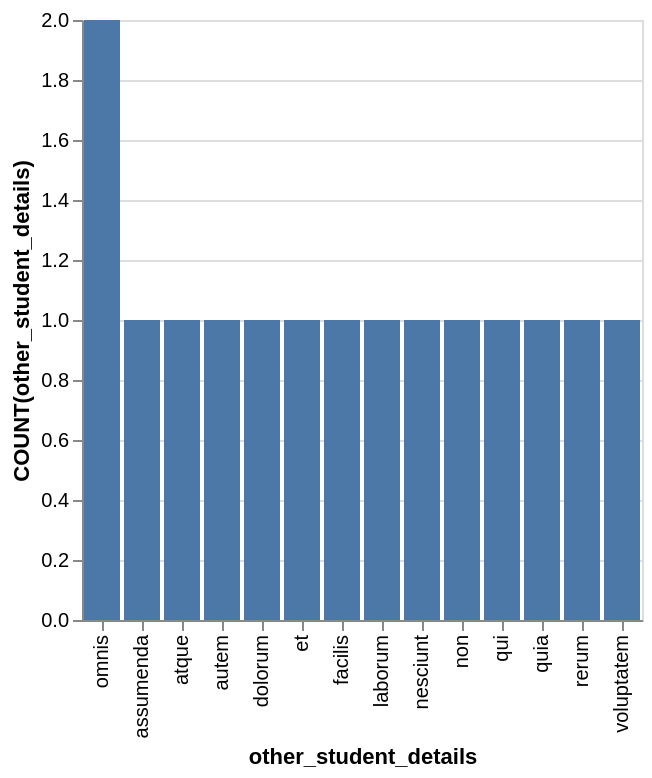

Vega-Lite specification for this chart:
### Vega-Lite specification from a JSON file in a GitHub repository (floating-point values rounded to 4 significant figures)
{"data": {"values": [{"x_data": "assumenda", "y_data": 1}, {"x_data": "atque", "y_data": 1}, {"x_data": "autem", "y_data": 1}, {"x_data": "dolorum", "y_data": 1}, {"x_data": "et", "y_data": 1}, {"x_data": "facilis", "y_data": 1}, {"x_data": "laborum", "y_data": 1}, {"x_data": "nesciunt", "y_data": 1}, {"x_data": "non", "y_data": 1}, {"x_data": "omnis", "y_data": 2}, {"x_data": "qui", "y_data": 1}, {"x_data": "quia", "y_data": 1}, {"x_data": "rerum", "y_data": 1}, {"x_data": "voluptatem", "y_data": 1}]}, "mark": "bar", "encoding": {"x": {"field": "x_data", "type": "nominal", "title": "other_student_details", "sort": {"op": "sum", "field": "y_data", "order": "descending"}}, "y": {"field": "y_data", "type": "quantitative", "title": "COUNT(other_student_details)"}}}
